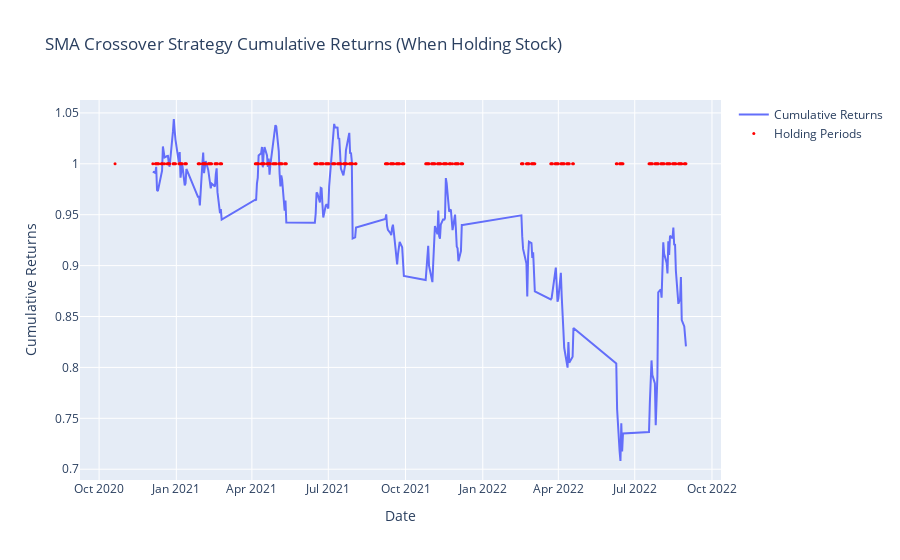

The code cell stored with this chart in its notebook:
### Markdown cell above
# Plot Cumulative Returns

### Code cell
# Create a trace for the cumulative returns
cumulative_returns_trace = go.Scatter(
    x=cumulative_strategy_returns.index,
    y=cumulative_strategy_returns.values,
    mode='lines',
    name='Cumulative Returns'
)

# Create a trace for the holding periods
holding_periods_trace = go.Scatter(
    x=holding_returns.index,
    y=[1] * len(holding_returns),
    mode='markers',
    marker=dict(size=3, color='red'),
    name='Holding Periods'
)

# Create a layout for the chart
layout = go.Layout(
    title=dict(text='SMA Crossover Strategy Cumulative Returns (When Holding Stock)'),
    xaxis=dict(title='Date'),
    yaxis=dict(title='Cumulative Returns'),
)

# Create the figure
fig = go.Figure(data=[cumulative_returns_trace, holding_periods_trace], layout=layout)

# Display the figure
fig.show()

### Figure 1 — Plotly figure (JSON) as saved in the notebook; plotly's stock layout.template omitted (floating-point values rounded to 4 significant figures; data arrays with more than 128 entries replaced by an {"elided": "..."} marker saying what was removed)
{"data": [{"mode": "lines", "name": "Cumulative Returns", "type": "scatter", "x": {"elided": "230 str values"}, "y": {"elided": "230 float values"}}, {"marker": {"color": "red", "size": 3}, "mode": "markers", "name": "Holding Periods", "type": "scatter", "x": {"elided": "230 str values"}, "y": {"elided": "230 int values"}}], "layout": {"autosize": true, "title": {"text": "SMA Crossover Strategy Cumulative Returns (When Holding Stock)"}, "xaxis": {"autorange": true, "range": ["2020-09-10 02:15:12.6761", "2022-10-09 21:44:47.3239"], "title": {"text": "Date"}, "type": "date"}, "yaxis": {"autorange": true, "range": [0.6894, 1.063], "title": {"text": "Cumulative Returns"}, "type": "linear"}}}
